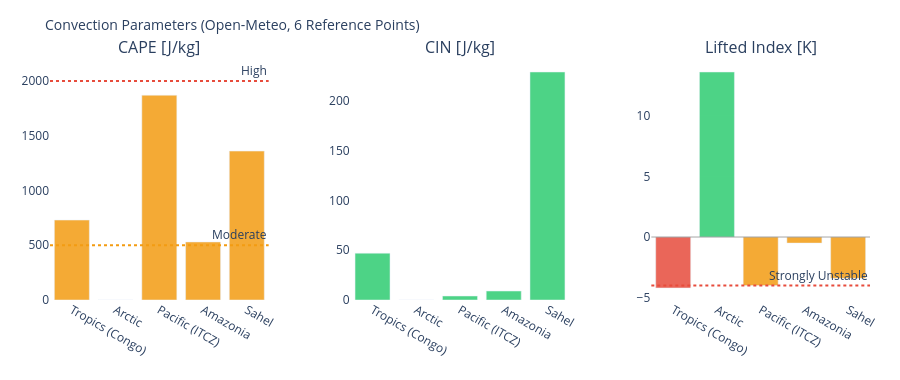

Notebook source saved alongside this figure:
### Markdown cell above
---
## 3. Visualizations

### Code cell
# ============================================================
# CAPE / CIN / LIFTED INDEX – Convection potential
# ============================================================

if not df_atm.empty:
    fig = make_subplots(
        rows=1, cols=3,
        subplot_titles=['CAPE [J/kg]', 'CIN [J/kg]', 'Lifted Index [K]'],
        horizontal_spacing=0.1
    )
    pts = df_atm['point'].tolist()
    pt_colors = ['#E85D24','#185FA5','#888780','#378ADD','#639922','#F2A623']

    # CAPE – höher = mehr Gewitterpotential
    cape_vals = df_atm['cape'].fillna(0).tolist()
    cape_colors = ['#e74c3c' if v > 2000 else '#f39c12' if v > 500 else '#2ecc71'
                   for v in cape_vals]
    fig.add_trace(go.Bar(x=pts, y=cape_vals, marker_color=cape_colors,
                         opacity=0.85, showlegend=False), row=1, col=1)
    fig.add_hline(y=2000, line_dash='dot', line_color='#e74c3c',
                  annotation_text='High', row=1, col=1)
    fig.add_hline(y=500,  line_dash='dot', line_color='#f39c12',
                  annotation_text='Moderate', row=1, col=1)

    # CIN – negativer = stärker gedeckelt (weniger Auslöse)
    cin_vals = df_atm['cin'].fillna(0).tolist()
    cin_colors = ['#e74c3c' if v < -200 else '#f39c12' if v < -50 else '#2ecc71'
                  for v in cin_vals]
    fig.add_trace(go.Bar(x=pts, y=cin_vals, marker_color=cin_colors,
                         opacity=0.85, showlegend=False), row=1, col=2)

    # Lifted Index – negativ = instabil
    li_vals = df_atm['li'].fillna(0).tolist()
    li_colors = ['#e74c3c' if v < -4 else '#f39c12' if v < 0 else '#2ecc71'
                 for v in li_vals]
    fig.add_trace(go.Bar(x=pts, y=li_vals, marker_color=li_colors,
                         opacity=0.85, showlegend=False), row=1, col=3)
    fig.add_hline(y=0, line_color='gray', line_width=0.7, row=1, col=3)
    fig.add_hline(y=-4, line_dash='dot', line_color='#e74c3c',
                  annotation_text='Strongly Unstable', row=1, col=3)

    fig.update_layout(
        title=dict(text='Convection Parameters (Open-Meteo, 6 Reference Points)', font=dict(size=14)),
        height=380, plot_bgcolor='rgba(0,0,0,0)', paper_bgcolor='rgba(0,0,0,0)',
        margin=dict(l=50, r=30, t=60, b=80)
    )
    fig.update_xaxes(tickangle=30)
    fig.show()

### Figure 1 — Plotly figure (JSON) as saved in the notebook; plotly's stock layout.template omitted (floating-point values rounded to 4 significant figures)
{"data": [{"marker": {"color": ["#f39c12", "#2ecc71", "#f39c12", "#f39c12", "#f39c12"]}, "opacity": 0.85, "showlegend": false, "type": "bar", "x": ["Tropics (Congo)", "Arctic", "Pacific (ITCZ)", "Amazonia", "Sahel"], "xaxis": "x", "y": [730.0, 0.0, 1870.0, 530.0, 1360.0], "yaxis": "y"}, {"marker": {"color": ["#2ecc71", "#2ecc71", "#2ecc71", "#2ecc71", "#2ecc71"]}, "opacity": 0.85, "showlegend": false, "type": "bar", "x": ["Tropics (Congo)", "Arctic", "Pacific (ITCZ)", "Amazonia", "Sahel"], "xaxis": "x2", "y": [47.0, 0.0, 4.0, 9.0, 229.0], "yaxis": "y2"}, {"marker": {"color": ["#e74c3c", "#2ecc71", "#f39c12", "#f39c12", "#f39c12"]}, "opacity": 0.85, "showlegend": false, "type": "bar", "x": ["Tropics (Congo)", "Arctic", "Pacific (ITCZ)", "Amazonia", "Sahel"], "xaxis": "x3", "y": [-4.2, 13.6, -4.0, -0.5, -3.4], "yaxis": "y3"}], "layout": {"annotations": [{"font": {"size": 16}, "showarrow": false, "text": "CAPE [J/kg]", "x": 0.1333, "xanchor": "center", "xref": "paper", "y": 1.0, "yanchor": "bottom", "yref": "paper"}, {"font": {"size": 16}, "showarrow": false, "text": "CIN [J/kg]", "x": 0.5, "xanchor": "center", "xref": "paper", "y": 1.0, "yanchor": "bottom", "yref": "paper"}, {"font": {"size": 16}, "showarrow": false, "text": "Lifted Index [K]", "x": 0.8667, "xanchor": "center", "xref": "paper", "y": 1.0, "yanchor": "bottom", "yref": "paper"}, {"showarrow": false, "text": "High", "x": 1, "xanchor": "right", "xref": "x domain", "y": 2000, "yanchor": "bottom", "yref": "y"}, {"showarrow": false, "text": "Moderate", "x": 1, "xanchor": "right", "xref": "x domain", "y": 500, "yanchor": "bottom", "yref": "y"}, {"showarrow": false, "text": "Strongly Unstable", "x": 1, "xanchor": "right", "xref": "x3 domain", "y": -4, "yanchor": "bottom", "yref": "y3"}], "height": 380, "margin": {"b": 80, "l": 50, "r": 30, "t": 60}, "paper_bgcolor": "rgba(0,0,0,0)", "plot_bgcolor": "rgba(0,0,0,0)", "shapes": [{"line": {"color": "#e74c3c", "dash": "dot"}, "type": "line", "x0": 0, "x1": 1, "xref": "x domain", "y0": 2000, "y1": 2000, "yref": "y"}, {"line": {"color": "#f39c12", "dash": "dot"}, "type": "line", "x0": 0, "x1": 1, "xref": "x domain", "y0": 500, "y1": 500, "yref": "y"}, {"line": {"color": "gray", "width": 0.7}, "type": "line", "x0": 0, "x1": 1, "xref": "x3 domain", "y0": 0, "y1": 0, "yref": "y3"}, {"line": {"color": "#e74c3c", "dash": "dot"}, "type": "line", "x0": 0, "x1": 1, "xref": "x3 domain", "y0": -4, "y1": -4, "yref": "y3"}], "title": {"font": {"size": 14}, "text": "Convection Parameters (Open-Meteo, 6 Reference Points)"}, "xaxis": {"anchor": "y", "domain": [0.0, 0.2667], "tickangle": 30}, "xaxis2": {"anchor": "y2", "domain": [0.3667, 0.6333], "tickangle": 30}, "xaxis3": {"anchor": "y3", "domain": [0.7333, 1.0], "tickangle": 30}, "yaxis": {"anchor": "x", "domain": [0.0, 1.0]}, "yaxis2": {"anchor": "x2", "domain": [0.0, 1.0]}, "yaxis3": {"anchor": "x3", "domain": [0.0, 1.0]}}}
